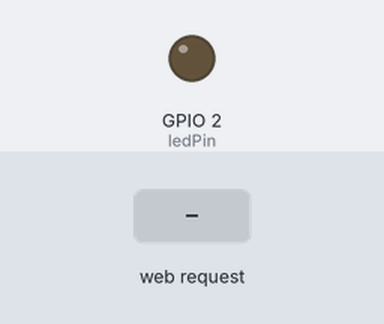
Simulated run of this sketch. Board: ESP8266 (NodeMCU). On the bench: output pins drawn as LEDs (lit = HIGH). The inputs (shaded band) are chosen by the test bench. What the sketch prints to the serial monitor is not drawn.

Above: at 1.2 s.
1.3 s: HTTP request GET /OFF received
At 2.5 s:
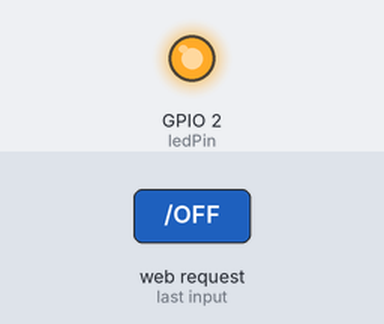
2.8 s: HTTP request GET /ON received
At 3.9 s:
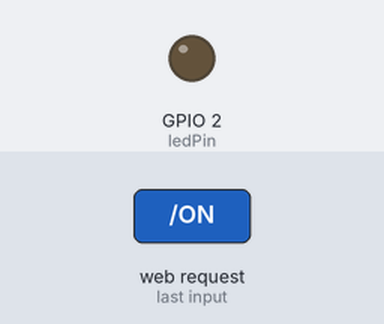
Timing chart, 0 to 5.8 s (numbered marks = the images above; inputs shaded):
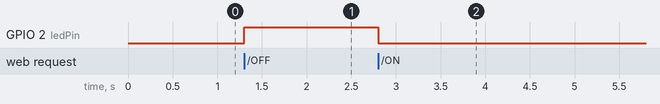

Measured:
- after the input at 1.3 s, GPIO 2 (ledPin): LOW → HIGH at once
- after the input at 2.8 s, GPIO 2 (ledPin): HIGH → LOW at once

The sketch:

ESP8266_WiFi.ino
```cpp
/*
 * This code creates ESP8266 Web server
 * Idea from https://www.instructables.com/id/Programming-a-HTTP-Server-on-ESP-8266-12E/
 */

#include <ESP8266WiFi.h>                          // Include ESP8266 WiFi library

WiFiServer server(80);                            // Initialize the server on Port 80
const short int ledPin = 2;

void setup() {
  Serial.begin(9600);                             // Start communication between the ESP8266-12E and the monitor

  WiFi.mode(WIFI_AP);                             // Our ESP8266 is an AccessPoint
  WiFi.softAP("Hello_IoT", "12345678");           // Provide the (SSID, password); Password has to be atleast 8 characters long.
  server.begin();                                 // Start the HTTP Server

  IPAddress HTTPS_ServerIP = WiFi.softAPIP();     // Obtain the IP of the Server
  Serial.print("Server IP is: ");                 // Print the IP to the monitor window
  Serial.println(HTTPS_ServerIP);                 // The default IP address of ESP8266 is 192.168.4.1.

  pinMode(ledPin, OUTPUT);                        // GPIO16 is an OUTPUT pin;
  digitalWrite(ledPin, LOW);                      // Initial state is ON
}

void loop() {
  WiFiClient clt = server.available();            // Initializing client (clt) variable

  if(!clt) {                                      // If there is no client go back to top of this method
    return;
  }

  Serial.println("Someone has connected :)");     // If there was a client, print it out

  //String request = clt.readString();            // Read what the browser has sent into a String class and print the request to the monitor
  String request = clt.readStringUntil('\r');     // Read what the browser has sent into a String class and print the request to the monitor
  Serial.println(request);                        // Printing out the data of the request sent to 192.168.4.1/PARAM

  if(request.indexOf("/OFF") != -1) {
    digitalWrite(ledPin, HIGH);
  } else if(request.indexOf("/ON")) {
    digitalWrite(ledPin, LOW);
  }

  String s = webPage();
  Serial.println(s);
  clt.flush();                                    // Clear previous info in the stream
  clt.print(s);                                   // Send the response to the client
  delay(1);
  Serial.println("Client disconnected");
}

/*
 * This method creates string that holds a simple web page with two buttons
 */
String webPage() {
  String s = "HTTP/1.1 200 OK \r\n";
  s += "Content-Type: text/html\r\n";
  s += "<!DOCTYPE HTML>\r\n<html>\r\n";
  s += "<br><input type=\"button\" name=\"b1\" value=\"Turn LED ON\" onclick=\"location.href=/'ON'\">";
  s += "<br><br><br>";
  s += "<br><input type=\"button\" name=\"b2\" value=\"Turn LED OFF\" onclick=\"location.href=/'OFF'\">";
  s += "</html>\n";
  return s;
}
```
